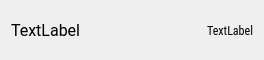
<?xml version="1.0" encoding="UTF-8"?>
<ui version="4.0">
 <class>deviceWidget</class>
 <widget class="QFrame" name="deviceWidget">
  <property name="geometry">
   <rect>
    <x>0</x>
    <y>0</y>
    <width>264</width>
    <height>60</height>
   </rect>
  </property>
  <property name="sizePolicy">
   <sizepolicy hsizetype="Minimum" vsizetype="Fixed">
    <horstretch>0</horstretch>
    <verstretch>0</verstretch>
   </sizepolicy>
  </property>
  <property name="minimumSize">
   <size>
    <width>200</width>
    <height>0</height>
   </size>
  </property>
  <property name="maximumSize">
   <size>
    <width>16777215</width>
    <height>60</height>
   </size>
  </property>
  <property name="windowTitle">
   <string/>
  </property>
  <property name="autoFillBackground">
   <bool>false</bool>
  </property>
  <property name="styleSheet">
   <string notr="true"/>
  </property>
  <layout class="QHBoxLayout" name="horizontalLayout">
   <item>
    <widget class="QLabel" name="deviceName">
     <property name="font">
      <font>
       <family>Roboto</family>
       <pointsize>12</pointsize>
      </font>
     </property>
     <property name="lineWidth">
      <number>0</number>
     </property>
     <property name="text">
      <string>TextLabel</string>
     </property>
    </widget>
   </item>
   <item>
    <widget class="QLabel" name="address">
     <property name="font">
      <font>
       <family>Roboto Condensed</family>
      </font>
     </property>
     <property name="lineWidth">
      <number>0</number>
     </property>
     <property name="text">
      <string>TextLabel</string>
     </property>
     <property name="alignment">
      <set>Qt::AlignRight|Qt::AlignTrailing|Qt::AlignVCenter</set>
     </property>
    </widget>
   </item>
  </layout>
 </widget>
 <resources/>
 <connections/>
</ui>
